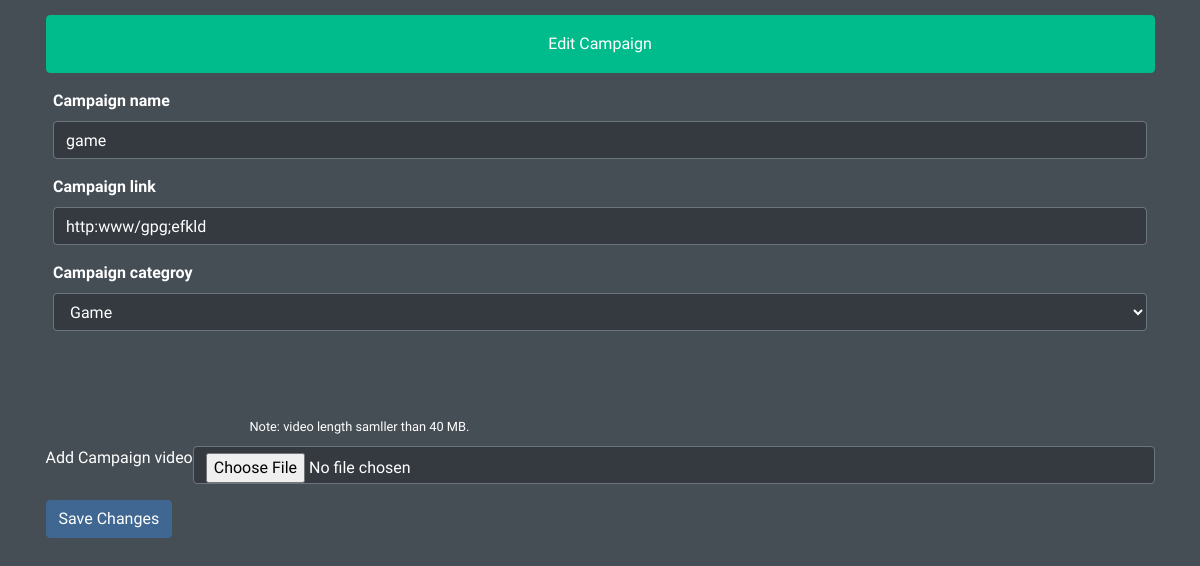
Page /pages/edit_campaign.php?eid_id=1 on the earlier database version.
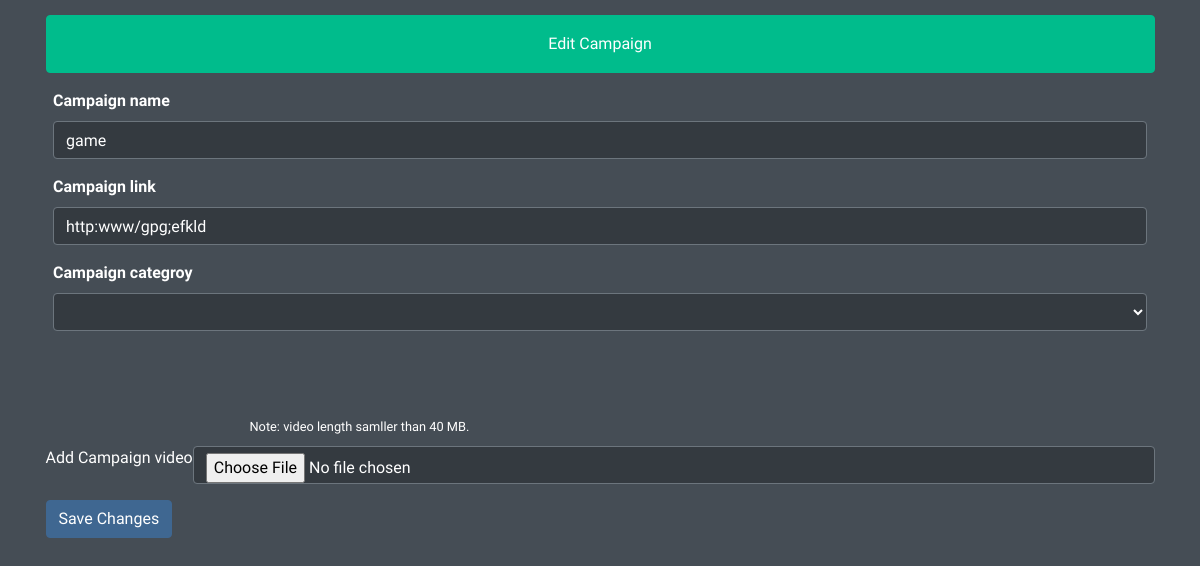
Same page on the later database version.
### tables this page shows
CREATE TABLE `campaigns` (
  `id` int(11) NOT NULL,
  `name` varchar(100) NOT NULL,
  `video` varchar(200) NOT NULL,
  `link` varchar(300) NOT NULL,
  `category_id` int(11) NOT NULL,
  `status` text NOT NULL DEFAULT 'active'
);

CREATE TABLE `categories` (
  `id` int(11) NOT NULL,
  `name` varchar(100) NOT NULL,
  `created` datetime NOT NULL DEFAULT current_timestamp()
);

### pages/edit_campaign.php (the view, shortened to what this page needs)
<!DOCTYPE html>
<html lang="en">
<head>
  <link rel="stylesheet" href="../plugins/fontawesome-free/css/all.min.css">
  <link rel="stylesheet" href="../plugins/overlayScrollbars/css/OverlayScrollbars.min.css">
  <link rel="stylesheet" href="../dist/css/adminlte.min.css">
</head>
<body class="hold-transition dark-mode sidebar-mini layout-fixed layout-navbar-fixed layout-footer-fixed">
<div class="wrapper">
  <div class="container">
    <div class="content-header">
      <div class="container-fluid">
        <div class="row mb-2">
                <h3 class="btn btn-success w-100 p-3">Edit Campaign</h3>
                <br>
                <?php
                          if(isset($_GET['eid_id'])){
                              $id= $_GET['eid_id'];
                              require("../php/connection.php");
                              $res=mysqli_query($con,"select * from campaigns where id='$id'");
                              if(mysqli_num_rows($res)>0){
                                  $data=mysqli_fetch_array($res);
                                  $category_id=$data['category_id'];
                                  $catergory_res=mysqli_query($con,"select name from categories where id='$category_id'");
                                  $catergory_id_name="";
                                  if(mysqli_num_rows($catergory_res)>0){
                                    $catergory_data=mysqli_fetch_assoc($catergory_res);
                                    $catergory_id_name=$catergory_data['name'];
                                  }
                              ?>
                        </div>
                        <label for="name"> Campaign name</label>
                        <div class="input-group mb-3">
                        <input type="text" class="form-control" name="name" placeholder="Campaign name"id="name" value="<?php echo $data['name'];?>">
                        </div>
                        <label for="link"> Campaign link</label>
                        <div class="input-group mb-3">
                        <input type="text" class="form-control"placeholder="Link" name="link" id="link"value="<?php echo $data['link'];?>">
                        </div>
                        <label for="category"> Campaign categroy</label>
                        <select name="cat" id="" class='form-control' placeholder="choose category">
                        <option value="<?php echo $data['category_id'];?>">
                        <?php echo ucfirst($catergory_id_name); ?></option>
                              <option >Choose Category</option>
                        </select>
                        </div>
                        <?php
                        if($data['name'] !=""){
                            ?>
                          <label ><video autoplay muted loop widht='100px' height='100px'><source src="../prd_media/<?php echo $data['video'];?>" type='video/mp4'></video></label>
                          <?php
                        }
                        ?>
                          <small>Note: video length samller than 40 MB.</small>
                          <div class="input-group mb-3">
                            Add Campaign video
                            <input type="file" class="form-control" name="video" />
                        </div>
                        <input type="submit" name="eid_id" class="btn btn-primary"  value="Save Changes" />
                        <?php
                              }
                            }
                            ?>
            </div>
          </div>
          </div>
</body>
</html>

Differences in the rows shown:
removed categories: cat "Game"
